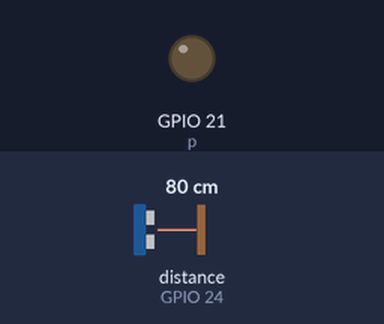
Simulated run of this program. Board: Raspberry Pi (BCM pin numbers). On the bench: output pins drawn as LEDs (lit = HIGH). Inputs (shaded band) come from the test bench; at power-on: distance to the obstacle (sensor on GPIO 24) 80 cm. The echo pulse lasts 58.3 µs per cm.

Above: at 1.2 s.
1.3 s: distance to the obstacle (sensor on GPIO 24) set to 9 cm
At 2.5 s:
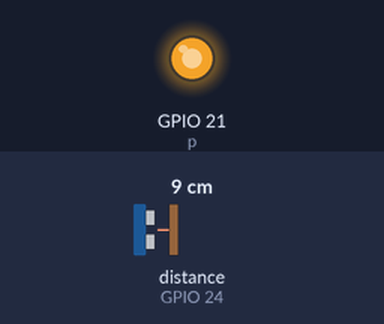
3.5 s: distance to the obstacle (sensor on GPIO 24) set to 35 cm
At 5.2 s:
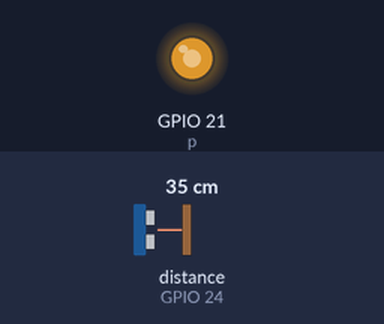
5.5 s: distance to the obstacle (sensor on GPIO 24) set to 60 cm
At 6.7 s:
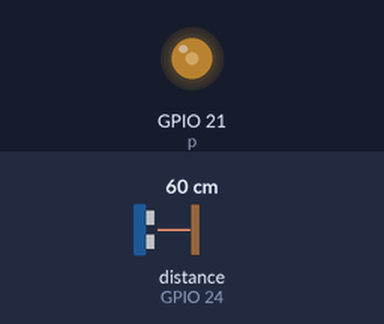
Timing chart, 0 to 8.5 s (numbered marks = the images above; inputs shaded):
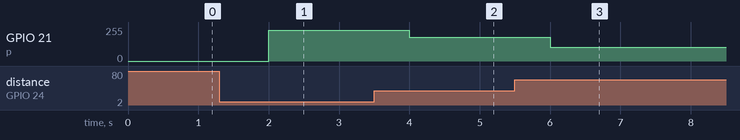

The program:

sourcecode.py
```python
import RPi.GPIO as GPIO
from gpiozero import DistanceSensor
from time import sleep

GPIO.setmode(GPIO.BCM)
sensor = DistanceSensor(trigger = 18, echo = 24)
GPIO.setup(21, GPIO.OUT)
p = GPIO.PWM(21, 50)
p.start(0)

try:
    while True:
        # Read data every 2 seconds
        sleep(2)
        distance = sensor.distance
        distance = round(sensor.distance, 1)
        distanceInCm = distance * 100
        p.ChangeDutyCycle(100 - distanceInCm)
except KeyboardInterrupt:
    pass

p.stop()
GPIO.cleanup()
```

Measured:
- after the input at 1.3 s, GPIO 21 (p): 0/255 → 230/255 after 0.70 s
- after the input at 3.5 s, GPIO 21 (p): 230/255 → 179/255 after 0.50 s
- after the input at 5.5 s, GPIO 21 (p): 179/255 → 102/255 after 0.50 s
